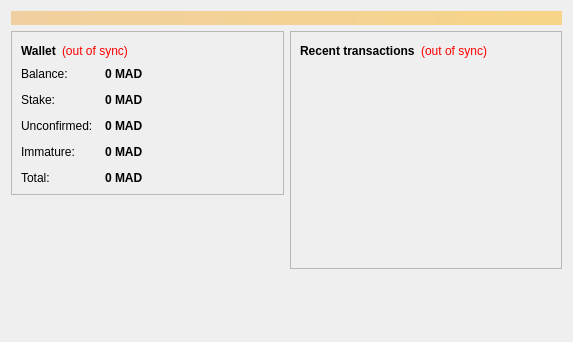
<?xml version="1.0" encoding="UTF-8"?>
<ui version="4.0">
 <class>OverviewPage</class>
 <widget class="QWidget" name="OverviewPage">
  <property name="geometry">
   <rect>
    <x>0</x>
    <y>0</y>
    <width>573</width>
    <height>342</height>
   </rect>
  </property>
  <property name="windowTitle">
   <string>Form</string>
  </property>
  <layout class="QVBoxLayout" name="topLayout">
   <item>
    <widget class="QLabel" name="labelAlerts">
     <property name="visible">
      <bool>false</bool>
     </property>
     <property name="styleSheet">
      <string notr="true">background-color: qlineargradient(x1: 0, y1: 0, x2: 1, y2: 0, stop:0 #F0D0A0, stop:1 #F8D488); color:#000000;</string>
     </property>
     <property name="wordWrap">
      <bool>true</bool>
     </property>
     <property name="margin">
      <number>3</number>
     </property>
    </widget>
   </item>
   <item>
    <layout class="QHBoxLayout" name="horizontalLayout" stretch="1,1">
     <item>
      <layout class="QVBoxLayout" name="verticalLayout_2">
       <item>
        <widget class="QFrame" name="frame">
         <property name="frameShape">
          <enum>QFrame::StyledPanel</enum>
         </property>
         <property name="frameShadow">
          <enum>QFrame::Raised</enum>
         </property>
         <layout class="QVBoxLayout" name="verticalLayout_4">
          <item>
           <layout class="QHBoxLayout" name="horizontalLayout_4">
            <item>
             <widget class="QLabel" name="label_5">
              <property name="font">
               <font>
                <weight>75</weight>
                <bold>true</bold>
               </font>
              </property>
              <property name="text">
               <string>Wallet</string>
              </property>
             </widget>
            </item>
            <item>
             <widget class="QLabel" name="labelWalletStatus">
              <property name="toolTip">
               <string>The displayed information may be out of date. Your wallet automatically synchronizes with the Madoocoin network after a connection is established, but this process has not completed yet.</string>
              </property>
              <property name="styleSheet">
               <string notr="true">QLabel { color: red; }</string>
              </property>
              <property name="text">
               <string notr="true">(out of sync)</string>
              </property>
              <property name="alignment">
               <set>Qt::AlignLeading|Qt::AlignLeft|Qt::AlignVCenter</set>
              </property>
             </widget>
            </item>
            <item>
             <spacer name="horizontalSpacer_2">
              <property name="orientation">
               <enum>Qt::Horizontal</enum>
              </property>
              <property name="sizeHint" stdset="0">
               <size>
                <width>40</width>
                <height>20</height>
               </size>
              </property>
             </spacer>
            </item>
           </layout>
          </item>
          <item>
           <layout class="QFormLayout" name="formLayout_2">
            <property name="fieldGrowthPolicy">
             <enum>QFormLayout::AllNonFixedFieldsGrow</enum>
            </property>
            <property name="horizontalSpacing">
             <number>12</number>
            </property>
            <property name="verticalSpacing">
             <number>12</number>
            </property>
            <item row="0" column="0">
             <widget class="QLabel" name="label">
              <property name="text">
               <string>Balance:</string>
              </property>
             </widget>
            </item>
            <item row="0" column="1">
             <widget class="QLabel" name="labelBalance">
              <property name="font">
               <font>
                <weight>75</weight>
                <bold>true</bold>
               </font>
              </property>
              <property name="cursor">
               <cursorShape>IBeamCursor</cursorShape>
              </property>
              <property name="toolTip">
               <string>Your current balance</string>
              </property>
              <property name="text">
               <string notr="true">0 MAD</string>
              </property>
              <property name="textInteractionFlags">
               <set>Qt::LinksAccessibleByMouse|Qt::TextSelectableByKeyboard|Qt::TextSelectableByMouse</set>
              </property>
             </widget>
            </item>
            <item row="1" column="0">
             <widget class="QLabel" name="labelStakeText">
              <property name="text">
               <string>Stake:</string>
              </property>
             </widget>
            </item>
            <item row="1" column="1">
             <widget class="QLabel" name="labelStake">
              <property name="font">
               <font>
                <weight>75</weight>
                <bold>true</bold>
               </font>
              </property>
              <property name="cursor">
               <cursorShape>IBeamCursor</cursorShape>
              </property>
              <property name="toolTip">
               <string>Total of coins that were staked and do not yet count toward the current balance</string>
              </property>
              <property name="text">
               <string notr="true">0 MAD</string>
              </property>
              <property name="textInteractionFlags">
               <set>Qt::LinksAccessibleByMouse|Qt::TextSelectableByKeyboard|Qt::TextSelectableByMouse</set>
              </property>
             </widget>
            </item>
            <item row="2" column="0">
             <widget class="QLabel" name="label_3">
              <property name="text">
               <string>Unconfirmed:</string>
              </property>
             </widget>
            </item>
            <item row="2" column="1">
             <widget class="QLabel" name="labelUnconfirmed">
              <property name="font">
               <font>
                <weight>75</weight>
                <bold>true</bold>
               </font>
              </property>
              <property name="cursor">
               <cursorShape>IBeamCursor</cursorShape>
              </property>
              <property name="toolTip">
               <string>Total of transactions that have yet to be confirmed, and do not yet count toward the current balance</string>
              </property>
              <property name="text">
               <string notr="true">0 MAD</string>
              </property>
              <property name="textInteractionFlags">
               <set>Qt::LinksAccessibleByMouse|Qt::TextSelectableByKeyboard|Qt::TextSelectableByMouse</set>
              </property>
             </widget>
            </item>
            <item row="3" column="0">
             <widget class="QLabel" name="labelImmatureText">
              <property name="text">
               <string>Immature:</string>
              </property>
             </widget>
            </item>
            <item row="3" column="1">
             <widget class="QLabel" name="labelImmature">
              <property name="font">
               <font>
                <weight>75</weight>
                <bold>true</bold>
               </font>
              </property>
              <property name="toolTip">
               <string>Mined balance that has not yet matured</string>
              </property>
              <property name="text">
               <string notr="true">0 MAD</string>
              </property>
              <property name="textInteractionFlags">
               <set>Qt::LinksAccessibleByMouse|Qt::TextSelectableByKeyboard|Qt::TextSelectableByMouse</set>
              </property>
             </widget>
            </item>
            <item row="4" column="0">
             <widget class="QLabel" name="labelTotalText">
              <property name="text">
               <string>Total:</string>
              </property>
             </widget>
            </item>
            <item row="4" column="1">
             <widget class="QLabel" name="labelTotal">
              <property name="font">
               <font>
                <weight>75</weight>
                <bold>true</bold>
               </font>
              </property>
              <property name="toolTip">
               <string>Your current total balance</string>
              </property>
              <property name="text">
               <string notr="true">0 MAD</string>
              </property>
              <property name="textInteractionFlags">
               <set>Qt::LinksAccessibleByMouse|Qt::TextSelectableByKeyboard|Qt::TextSelectableByMouse</set>
              </property>
             </widget>
            </item>
           </layout>
          </item>
         </layout>
        </widget>
       </item>
       <item>
        <spacer name="verticalSpacer">
         <property name="orientation">
          <enum>Qt::Vertical</enum>
         </property>
         <property name="sizeHint" stdset="0">
          <size>
           <width>20</width>
           <height>40</height>
          </size>
         </property>
        </spacer>
       </item>
       <item>
        <widget class="QLabel" name="label_wallet_bgcoin">
         <property name="text">
          <string/>
         </property>
         <property name="pixmap">
          <pixmap resource="../bitcoin.qrc">:/images/wallet_bgcoin</pixmap>
         </property>
         <property name="scaledContents">
          <bool>false</bool>
         </property>
         <property name="alignment">
          <set>Qt::AlignCenter</set>
         </property>
         <property name="margin">
          <number>-2</number>
         </property>
        </widget>
       </item>
       <item>
        <widget class="QLabel" name="label_6">
         <property name="text">
          <string/>
         </property>
        </widget>
       </item>
      </layout>
     </item>
     <item>
      <layout class="QVBoxLayout" name="verticalLayout_3">
       <item>
        <widget class="QFrame" name="frame_2">
         <property name="frameShape">
          <enum>QFrame::StyledPanel</enum>
         </property>
         <property name="frameShadow">
          <enum>QFrame::Raised</enum>
         </property>
         <layout class="QVBoxLayout" name="verticalLayout">
          <item>
           <layout class="QHBoxLayout" name="horizontalLayout_2">
            <item>
             <widget class="QLabel" name="label_4">
              <property name="text">
               <string>&lt;b&gt;Recent transactions&lt;/b&gt;</string>
              </property>
             </widget>
            </item>
            <item>
             <widget class="QLabel" name="labelTransactionsStatus">
              <property name="toolTip">
               <string>The displayed information may be out of date. Your wallet automatically synchronizes with the Madoocoin network after a connection is established, but this process has not completed yet.</string>
              </property>
              <property name="styleSheet">
               <string notr="true">QLabel { color: red; }</string>
              </property>
              <property name="text">
               <string notr="true">(out of sync)</string>
              </property>
              <property name="alignment">
               <set>Qt::AlignRight|Qt::AlignTrailing|Qt::AlignVCenter</set>
              </property>
             </widget>
            </item>
            <item>
             <spacer name="horizontalSpacer">
              <property name="orientation">
               <enum>Qt::Horizontal</enum>
              </property>
              <property name="sizeHint" stdset="0">
               <size>
                <width>40</width>
                <height>20</height>
               </size>
              </property>
             </spacer>
            </item>
           </layout>
          </item>
          <item>
           <widget class="QListView" name="listTransactions">
            <property name="styleSheet">
             <string notr="true">QListView { background: transparent; }</string>
            </property>
            <property name="frameShape">
             <enum>QFrame::NoFrame</enum>
            </property>
            <property name="verticalScrollBarPolicy">
             <enum>Qt::ScrollBarAlwaysOff</enum>
            </property>
            <property name="horizontalScrollBarPolicy">
             <enum>Qt::ScrollBarAlwaysOff</enum>
            </property>
            <property name="selectionMode">
             <enum>QAbstractItemView::NoSelection</enum>
            </property>
           </widget>
          </item>
         </layout>
        </widget>
       </item>
       <item>
        <spacer name="verticalSpacer_2">
         <property name="orientation">
          <enum>Qt::Vertical</enum>
         </property>
         <property name="sizeHint" stdset="0">
          <size>
           <width>20</width>
           <height>40</height>
          </size>
         </property>
        </spacer>
       </item>
      </layout>
     </item>
    </layout>
   </item>
  </layout>
 </widget>
 <resources/>
 <connections/>
</ui>
